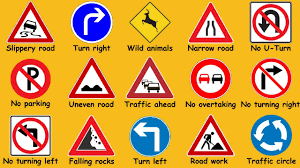
#> input picture Daily Tasks/08-08-2024/test.png, 300 x 168 px
$ python test.py
#> lines starting #> are read from the running program, lines starting #| are printed output that depends on the picture; after the words box and inside, x2 and y2 are one past the last pixel; in counts of white or black regions, pixels touching at a corner belong together
import cv2
import numpy as np
import matplotlib.pyplot as plt

# Read the image with the particular library which we have imported
image = cv2.imread('test.png')
#> image is the input picture: shape (168, 300, 3); mean B, G, R 70.2, 158.9, 215.7

if image is None:
    print("Could not read the image")
    exit()

# Convert to greyscale
grey_image = cv2.cvtColor(image, cv2.COLOR_BGR2GRAY)
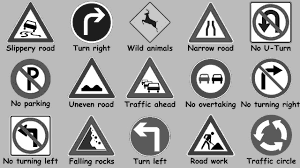
#> grey_image: shape (168, 300); min 0, max 255, mean 165.8

# Apply Gaussian Blur
blurred_image = cv2.GaussianBlur(grey_image, (5, 5), 0)
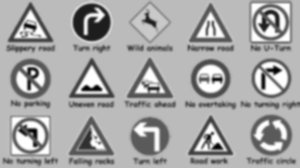
#> blurred_image: shape (168, 300); min 0, max 255, mean 165.8

# Apply Canny Edge Detection
edges = cv2.Canny(blurred_image, 100, 200)
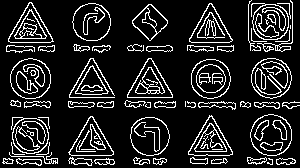
#> edges: shape (168, 300); 14.1% white in thin lines or dots

# Apply Thresholding
_, thresholded_image = cv2.threshold(grey_image, 127, 255, cv2.THRESH_BINARY)
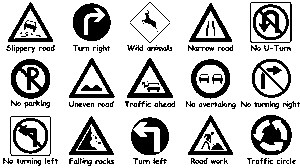
#> thresholded_image: shape (168, 300); 77% white; 134 black regions (70 under 20 px), largest, box (x1, y1, x2, y2) and area: (73, 3, 111, 41) 934, (251, 115, 292, 155) 850, (131, 117, 169, 155) 822

# Apply Dilation
kernel = np.ones((5,5), np.uint8)
dilated_image = cv2.dilate(thresholded_image, kernel, iterations=1)
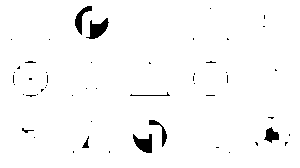
#> dilated_image: shape (168, 300); 97.6% white; 52 black regions (44 under 20 px), largest, box (x1, y1, x2, y2) and area: (86, 18, 109, 39) 247, (133, 134, 152, 153) 229, (75, 6, 92, 35) 177

# Apply Erosion
eroded_image = cv2.erode(thresholded_image, kernel, iterations=1)
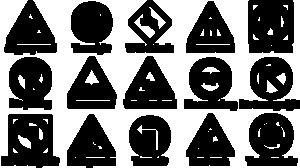
#> eroded_image: shape (168, 300); 45.7% white; 65 white regions (44 under 20 px), largest, box (x1, y1, x2, y2) and area: (0, 0, 300, 168) 21442, (134, 14, 155, 38) 154, (149, 7, 166, 29) 113

# Display all images
plt.figure(figsize=(12, 10))

plt.subplot(2, 3, 1)
plt.title('Original Image')
plt.imshow(cv2.cvtColor(image, cv2.COLOR_BGR2RGB))
plt.axis('off')

plt.subplot(2, 3, 2)
plt.title('Greyscale Image')
plt.imshow(grey_image, cmap='gray')
plt.axis('off')

plt.subplot(2, 3, 3)
plt.title('Blurred Image')
plt.imshow(blurred_image, cmap='gray')
plt.axis('off')

plt.subplot(2, 3, 4)
plt.title('Edges')
plt.imshow(edges, cmap='gray')
plt.axis('off')

plt.subplot(2, 3, 5)
plt.title('Thresholded Image')
plt.imshow(thresholded_image, cmap='gray')
plt.axis('off')

plt.subplot(2, 3, 6)
plt.title('Dilated Image')
plt.imshow(dilated_image, cmap='gray')
plt.axis('off')

plt.show()
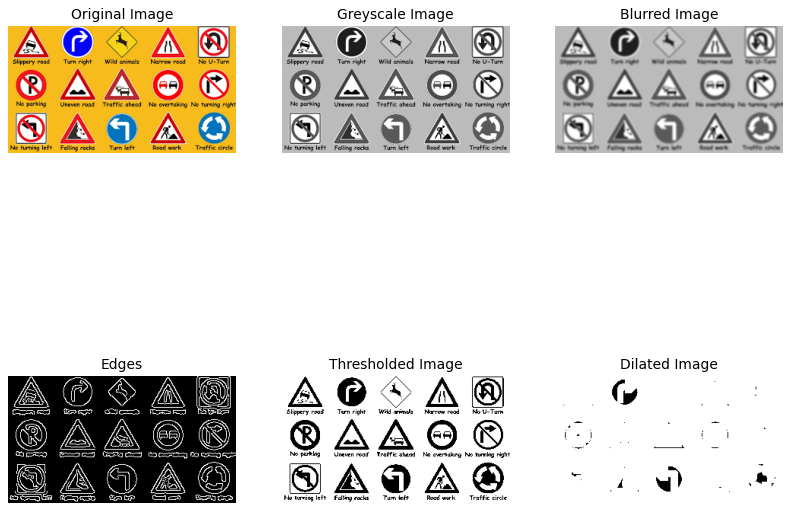
#> figure drawn by matplotlib, 6 panels
